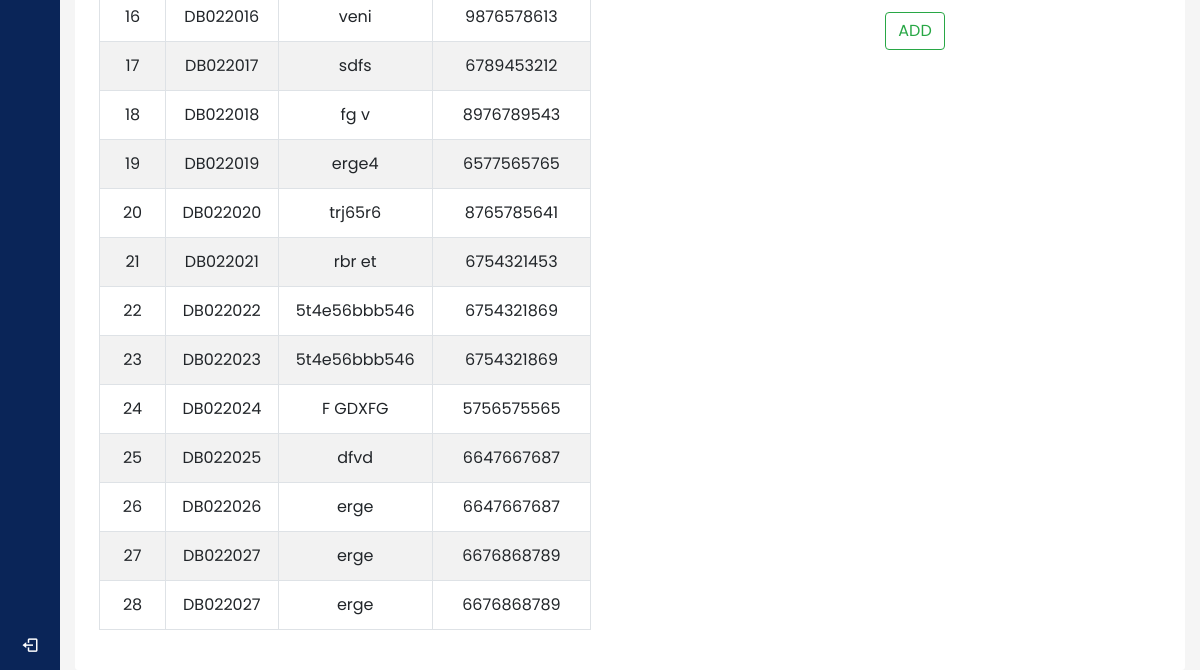
The app's page /search_patient/ (lower part), older data.
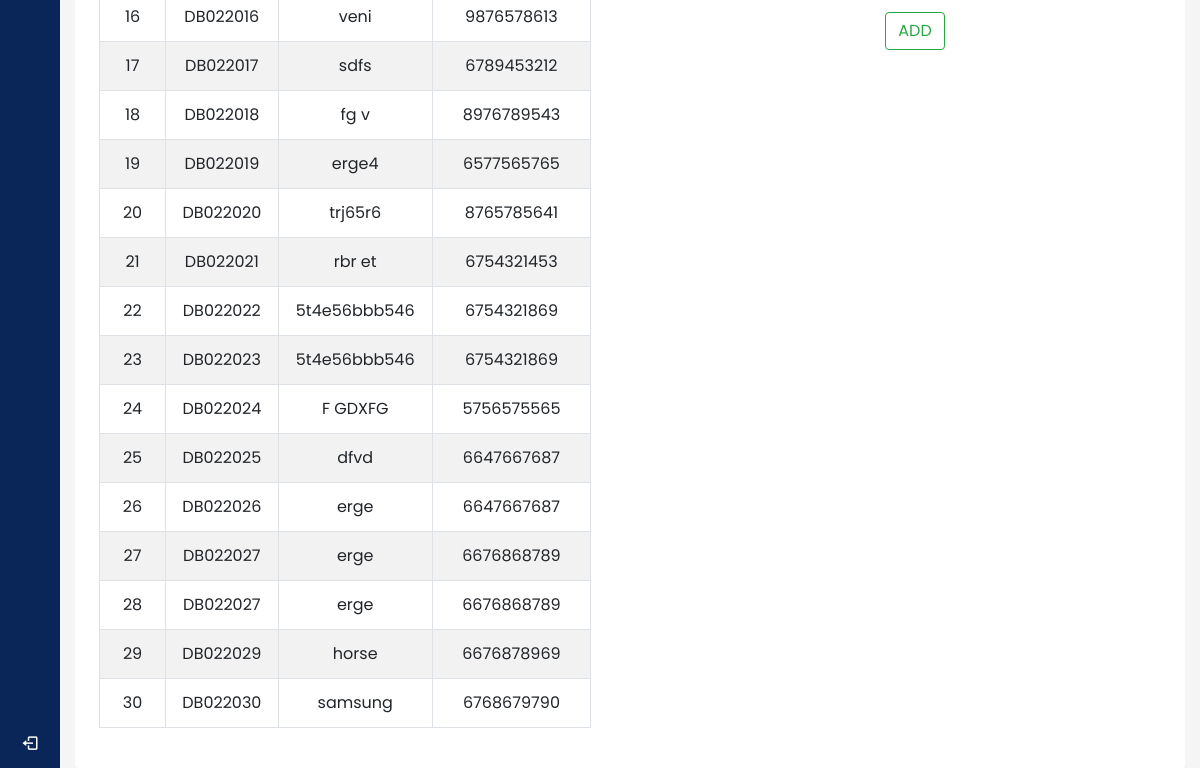
The same page, newer data.
### management/models.py (models this page shows, shortened)
class PatientDetails(models.Model):
    patient_id= models.CharField(max_length=30)
    patient_name= models.CharField(max_length=30)
    fathers_name= models.CharField(max_length=30)
    age= models.IntegerField(null=True,blank=True)
    date_of_birth= models.DateField()
    gender= models.CharField(max_length=30)
    blood_group=models.CharField(max_length=30,null=True,blank=True)
    address= models.TextField(max_length=30)
    phone_number = models.IntegerField(null=True,blank=True)

### management/views.py (the view)
# urls.py: path('search_patient/', views.search_patient, name='search_patient'),
def search_patient(request):
    x=  PatientDetails.objects.all()
    if request.method=="POST":
        patient_id=request.POST.get("patient_id")
        result1 = PatientDetails.objects.filter(phone_number__iexact = patient_id)
        result2 = PatientDetails.objects.filter(patient_id__iexact = patient_id)
        if result1:
            result=result1
        elif result2:
            result=result2
        else:
            result=[]
        return render(request,'management/search_patient.html',{'x':result,'phone_number':patient_id})
    else:
        y=  TodayPatients.objects.filter(created_at__contains=datetime.today().date())
        y =[i.patient.patient_id for i in y]
        print(y)
        return render(request,'management/search_patient.html',{'x':x})

### management/templates/management/search_patient.html (shortened to what this page needs)
{% extends "management/navbar.html" %}
{% load static %}
{% block content %}
    <section id="search_patient">
        <div class="container-fluid">
            <h1 class="text-center pt-2">SEARCH PATIENT</h1><br>
            <div class="card">
                    <h3 class="card-title pl-2">VIEW PATIENT DETAILS&nbsp;&nbsp;:</h3><br>
                    <div class="card-deck">
                        <div class="card p-4 ">
                            <div class="table-responsive">
                                <table class="table table-striped table-bordered text-center ">
                                    <tbody>
                                        {% for i in x %}
                                       <tr data-href="{% url 'click_patient' i.id %}">
                                            <td>{{i.id }}</td>
                                            <td>{{i.patient_id}}</td>
                                            <td>{{i.patient_name}}</td>
                                            <td>{{i.phone_number}}</td>
                                        </tr>
                                    {% endfor %}
                                    </tbody>
                                </table>
                            </div>
                        </div>
                        <div class="card p-4">
                         <div class="card-body mt-4">
                            <form method="POST" action="{% url 'add_patient' %}">
                                <div class="col-lg-12 d-flex justify-content-center mt-5 p-2">
                                   <button type="submit" class="btn btn-outline-success">ADD</button>
                                </div>
                            </form>
                            </div>
                        </div>
                    </div>
                </div>
            </div>
    </section>
    {% endblock %}

Row changes from the older to the newer data that the page shows:
added PatientDetails: id "29", patient_id "DB022029", patient_name "horse", phone_number "6676878969"
added PatientDetails: id "30", patient_id "DB022030", patient_name "samsung", phone_number "6768679790"
